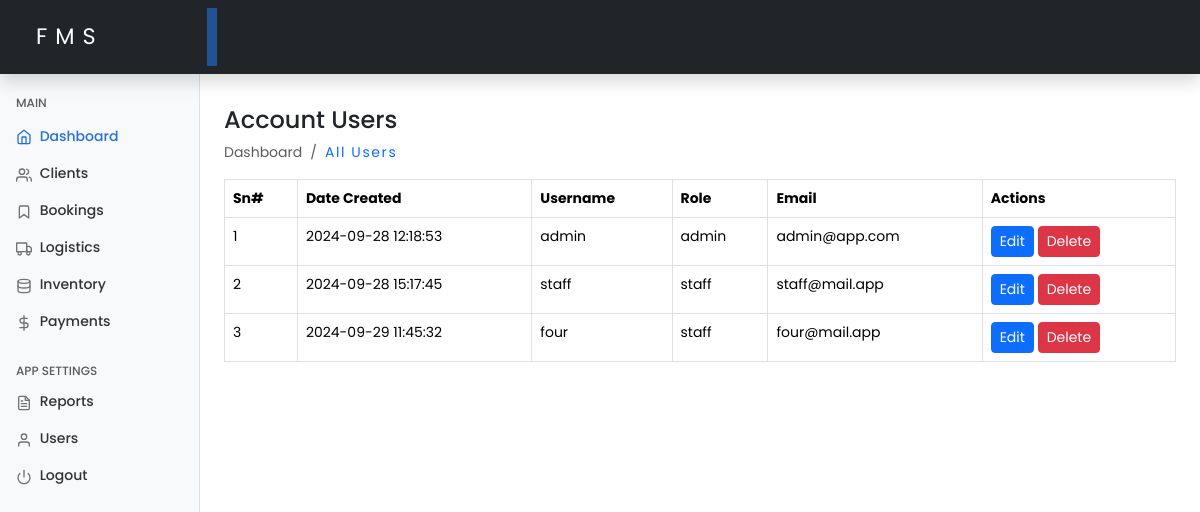
The page /users.php (signed in) on the database as committed earlier.
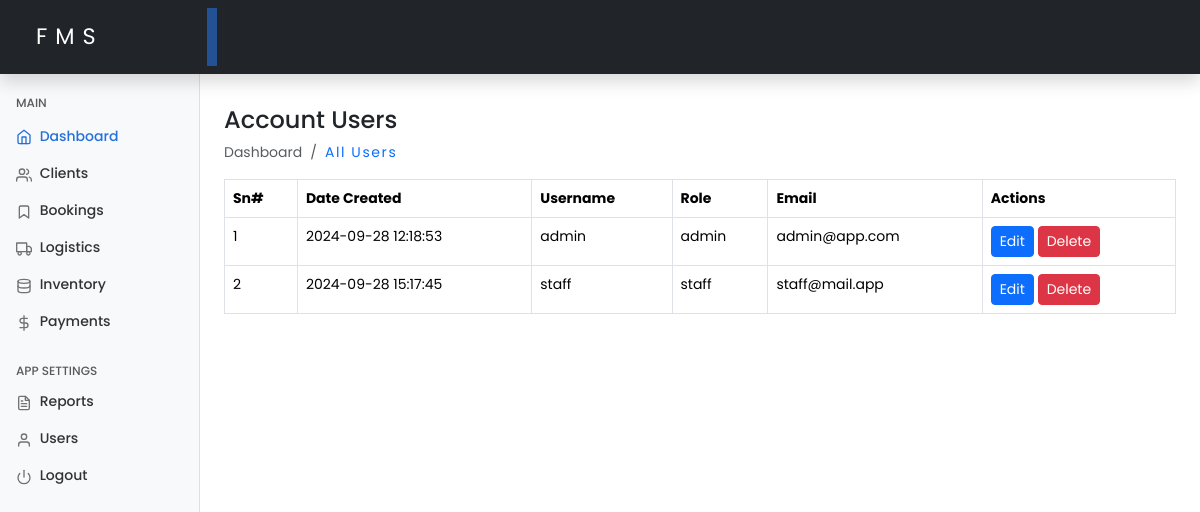
The same page on the database as committed later.
### tables this page shows
CREATE TABLE `users` (
  `id` int(11) NOT NULL,
  `first_name` varchar(50) NOT NULL,
  `last_name` varchar(50) NOT NULL,
  `username` varchar(50) NOT NULL,
  `email` varchar(100) NOT NULL,
  `password_hash` varchar(255) NOT NULL,
  `role` enum('admin','staff') NOT NULL DEFAULT 'staff',
  `created_at` timestamp NOT NULL DEFAULT current_timestamp(),
  `updated_at` timestamp NOT NULL DEFAULT current_timestamp() ON UPDATE current_timestamp()
);

### includes/functions.php (called while the page is built, shortened)
<?php
function getUsers($conn)
{
    $users = [];
    $query = "SELECT id, username, email, role, created_at FROM users ORDER BY created_at Asc";
    $result = $conn->query($query);
    if ($result && $result->num_rows > 0) {
        while ($row = $result->fetch_assoc()) {
            $users[] = $row;
        }
    }
    return $users;
}

### users.php (the view, shortened to what this page needs)
<?php
include 'includes/functions.php';
$users = getUsers($conn);
include './includes/header.php';
include './includes/sidebar.php';
?>
<main class="col-md-9 ms-sm-auto col-lg-10 px-md-4 mt-2">
    <h4 class="mt-4">Account Users</h4>
    <ol class="breadcrumb mb-2">
        <li class="breadcrumb-item active">Dashboard</li>
        <li class="breadcrumb-item">
            <a class="text-decoration-none hover-underline" href="users.php">All Users</a>
        </li>
    </ol>
    <div class="table-responsive">
        <?php if (!empty($users)): ?>
            <table class="table table-bordered table-hover mt-2">
                <thead>
                    <tr>
                        <th>Sn#</th>
                        <th>Date Created</th>
                        <th>Username</th>
                        <th>Role</th>
                        <th>Email</th>
                        <th>Actions</th>
                    </tr>
                </thead>
                <tbody>
                    <?php foreach ($users as $index => $user): ?>
                        <tr>
                            <td><?php echo $index + 1; ?></td>
                            <td><?php echo htmlspecialchars($user['created_at']); ?></td>
                            <td><?php echo htmlspecialchars($user['username']); ?></td>
                            <td><?php echo htmlspecialchars($user['role']); ?></td>
                            <td><?php echo htmlspecialchars($user['email']); ?></td>
                            <td>
                                <a href="editUser.php?id=<?php echo $user['id']; ?>" class="btn btn-sm btn-primary">Edit</a>
                                <a href="deleteUser.php?id=<?php echo $user['id']; ?>" class="btn btn-sm btn-danger" onclick="return confirm('Are you sure you want to delete this user?');">Delete</a>
                            </td>
                        </tr>
                    <?php endforeach; ?>
                </tbody>
            </table>
        <?php else: ?>
            <p class="text-center">No account users found.</p>
        <?php endif; ?>
    </div>
</main>
<?php include './includes/footer.php'; ?>

Rows that differ between the two databases and show on the page:
removed users: created_at "2024-09-29 11:45:32", username "four", role "staff", email "four@mail.app"
